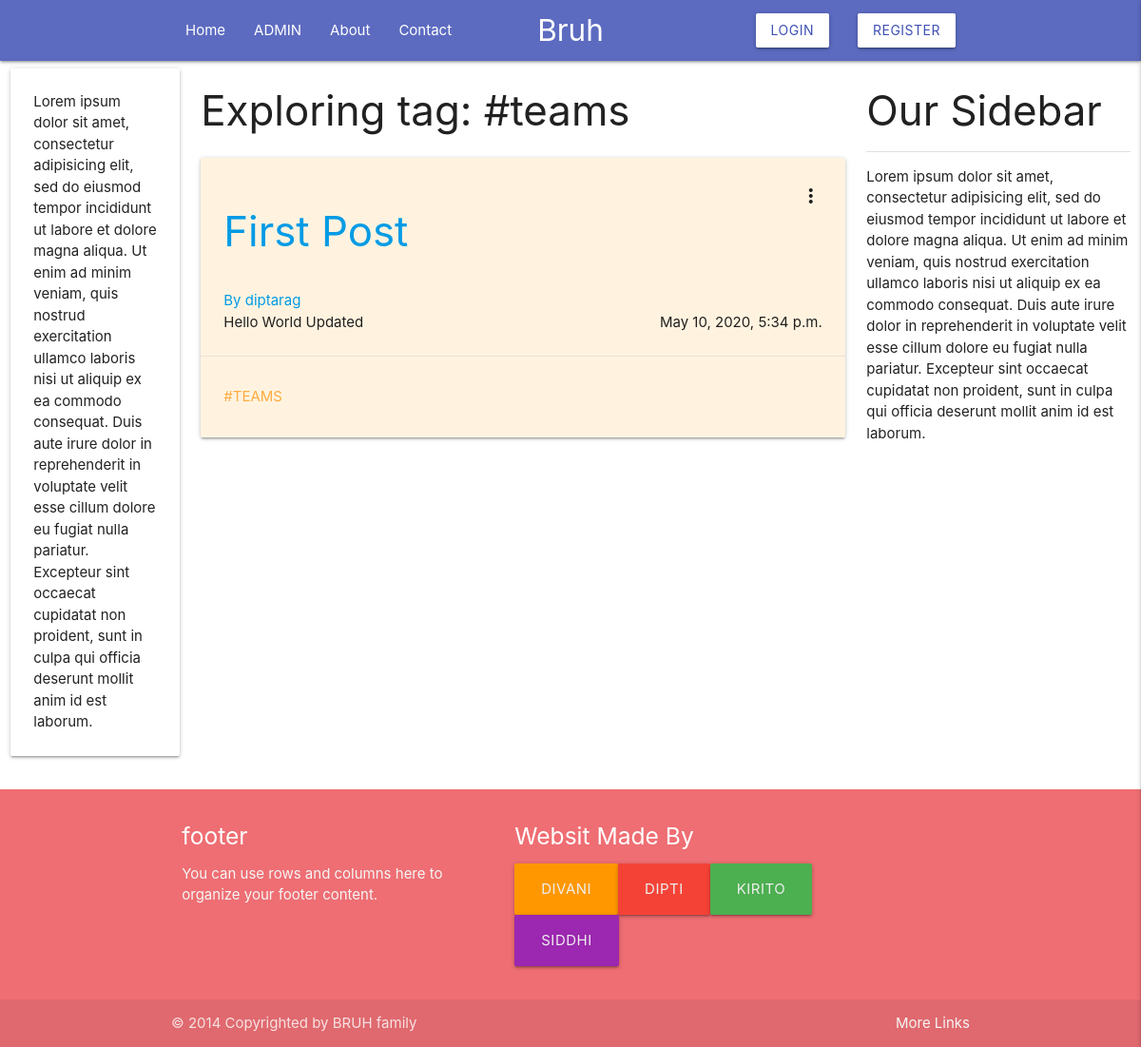
The page /teams/explore/ on the database its author committed.
### Tag/models.py (models this page shows)
class Tag(models.Model):
    name = models.CharField(max_length=50)
    def __str__(self):
        return self.name

### Post/models.py (models this page shows, shortened)
class Post(models.Model):
	title = models.CharField(max_length=100)
	content = models.TextField()
	date_posted = models.DateTimeField(default=timezone.now)
	author = models.ForeignKey(User, on_delete=models.CASCADE)
	views = models.ManyToManyField(User, related_name='post_views', blank = True)
	likers = models.ManyToManyField(User, related_name = 'likers', blank = True)
	tags = models.ManyToManyField(Tag, related_name = 'tags', blank = True)

### Post/views.py (the view)
# urls.py: path('<tag>/explore/', views.ExploreTagView, name = 'explore-tag'),
def ExploreTagView(request, tag):
    posts = Post.objects.filter(tags__name = tag).filter(grouppost__isnull=True)
    context = {
        'posts': posts,
        'tag': tag,
    }
    return render(request, 'Post/explore-tag.html', context)

### Post/templates/Post/explore-tag.html (shortened to what this page needs)
{%  extends "base.html" %}
{% block content %}
<div class="row">
    <div class="col s2 l2">
        <div class="card">
            <div class="card-content">
                Lorem ipsum dolor sit amet, consectetur adipisicing elit, sed do eiusmod tempor incididunt ut labore et dolore magna aliqua. Ut enim ad minim veniam, quis nostrud exercitation ullamco laboris nisi ut aliquip ex ea commodo consequat.
                Duis aute irure dolor in reprehenderit in voluptate velit esse cillum dolore eu fugiat nulla pariatur. Excepteur sint occaecat cupidatat non proident, sunt in culpa qui officia deserunt mollit anim id est laborum.
            </div>
        </div>
    </div>
    <div class="col s7 l7">
        <h3 class="text-muted"> Exploring tag: #{{tag}} </h3>
        {% if posts %}
        {% for post in posts %}
        <div class="row">
            <div class="col s12 l12">
                {% include 'snippets/postCard.html' %}
            </div>
        </div>
        {% endfor %}
        {% else %}
        <div class="card  z-depth-3">
            <div class="card-content">
                <h2 class="card-title">We do not have any posts right noww..</h2>
            </div>
        </div>
        {% endif  %}
    </div>
    <div class="col s3  l3">
        <div class="card-content">
            <h3 class="card-title">Our Sidebar</h3>
            <div class="divider">
            </div>
            <p>Lorem ipsum dolor sit amet, consectetur adipisicing elit, sed do eiusmod tempor incididunt ut labore et dolore magna aliqua. Ut enim ad minim veniam, quis nostrud exercitation ullamco laboris nisi ut aliquip ex ea commodo consequat. Duis aute irure dolor in reprehenderit in voluptate velit esse cillum dolore eu fugiat nulla pariatur. Excepteur sint occaecat cupidatat non proident, sunt in culpa qui officia deserunt mollit anim id est laborum.</p>
        </div>
    </div>
</div>
{% endblock content %}

### templates/snippets/postCard.html (shortened to what this page needs)
<div class="card orange lighten-5">
    <div class="card-content">
        <div class="row">
            <div class="col s11 l11">
                {% if not user in post.views.all %}
                <h3><a href="{% url 'post-detail' post.id %}">{{ post.title }}</a></h3>
                {% else %}
                <h3><a href="{% url 'post-detail' post.id %}">{{ post.title }}</a></h3>
                {% endif %}
            </div>
            <div class="col s1 l1 right">
                <span class="card-title activator grey-text text-darken-4"><i class="material-icons right">more_vert</i></span>
            </div>
        </div>
        <p class="floating-text"><a class="mr-2" href="{% url 'profile' slug=post.author.username %}">By {{ post.author }}</a></p>
        <p class="right">{{ post.date_posted }}</p>
        <p>{{post.content}}</p>
    </div>
    <div class="card-action">
        <p>
            {% for tag in post.tags.all %}
            <a href="{% url 'explore-tag' tag %}"> #{{tag}} </a>
            {% endfor %}
        </p>
    </div>
</div>

### templates/base.html (style rules this page uses)
body,html { overflow-x:auto; }

### rows shown on the page
Tag: name "teams", name "TEAMS"
Post: title "First Post", author "diptarag", date_posted "May 10, 2020, 5:34 p.m.", content "Hello World Updated"
